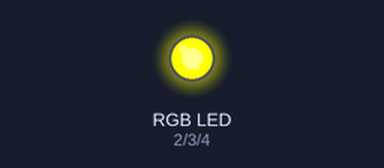
The sketch below on a simulated Arduino Uno, built with avr-gcc and run on an emulated ATmega328P. Shown: an RGB LED mixed from three pins (HIGH = lit).

Above: at 0.05 s.
At 0.75 s:
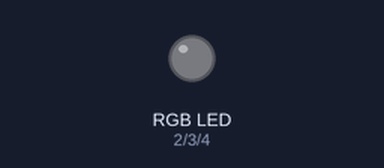
At 1.45 s:
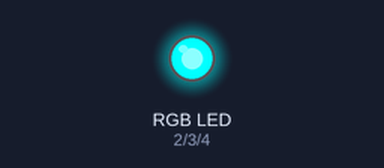
At 2.85 s:
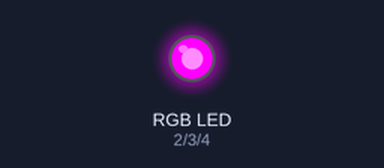
Timing chart, 0 to 3.1 s (numbered marks = the images above):
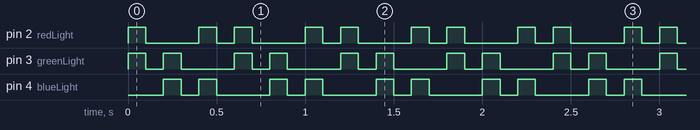

Measured:
- by itself, pin 2 (redLight): repeats every 0.60 s: LOW 0.30 s, HIGH 0.10 s, LOW 0.10 s, HIGH 0.10 s
- by itself, pin 3 (greenLight), pin 4 (blueLight): repeats every 0.60 s: LOW 0.10 s, HIGH 0.10 s, LOW 0.30 s, HIGH 0.10 s

The sketch:

RGBchaser.ino
```cpp
/*
RGB chaser one direction
The goal of this program will be to use a RGB
LED, creating a program to turn it on with different colors
in a forward motion. The RGB LED will be able to demonstarte
more colours then just red, green, blue and then
repeat them. This program will help with the
digitalWrite command, but it will help with getting to
know the RGB LED .
*/
int redLight = 2;    //red RGB on pin 2
int greenLight = 3;  //green RGB on pin 3
int blueLight = 4;   //blue RGB on pin 4

void setup() {
  pinMode(redLight, OUTPUT);    //making red RGB as output
  pinMode(greenLight, OUTPUT);  //making green RGB as output
  pinMode(blueLight, OUTPUT);   //making blue RGB as output
}

void loop() {
digitalWrite(redLight,HIGH);   //turning red LED on
digitalWrite(greenLight,HIGH); //turning green LED on
//makes yellow
delay(100);  //delay milli seconds
digitalWrite(redLight,LOW);    //turning red LED off
digitalWrite(greenLight,LOW);  //turning green LED off
delay(100);  //delay milli seconds
/****************************************************/
digitalWrite(greenLight,HIGH); //turning green LED on
digitalWrite(blueLight,HIGH); //turning blue LED on
//makes turquoise
delay(100);  //delay milli seconds
digitalWrite(greenLight,LOW);  //turning green LED off
digitalWrite(blueLight,LOW);  //turning blue LED off
delay(100);  //delay milli seconds
/***************************************************/
digitalWrite(blueLight,HIGH); //turning blue LED on
digitalWrite(redLight,HIGH);   //turning red LED on
//makes purple
delay(100);  //delay milli seconds
digitalWrite(blueLight,LOW);  //turning blue LED off
digitalWrite(redLight,LOW);    //turning red LED off
delay(100); //delay milli seconds
}
```
